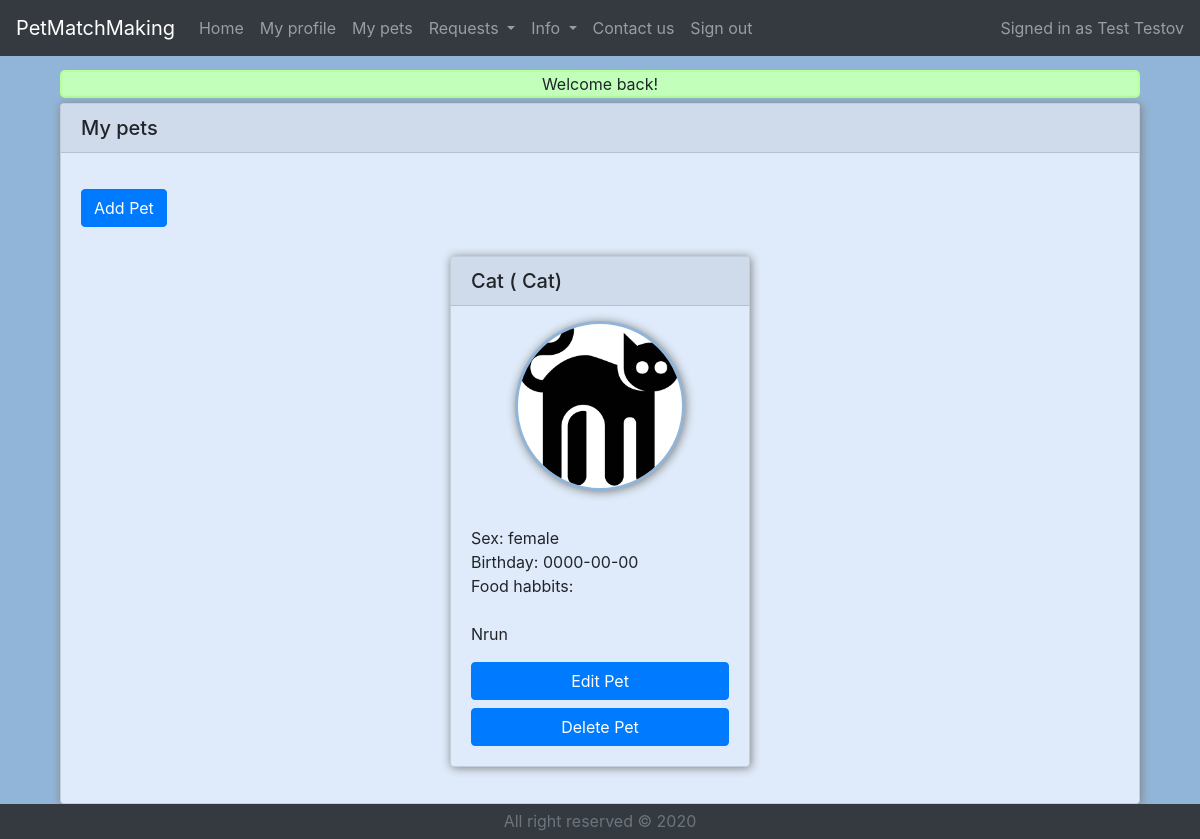
The page /main.php?myPets (signed in) on the database its author committed.
### tables this page shows
CREATE TABLE `users` (
  `userID` int(11) NOT NULL,
  `userEmail` varchar(64) NOT NULL,
  `userPassword` varchar(64) NOT NULL,
  `userFName` varchar(64) NOT NULL,
  `userLName` varchar(64) NOT NULL,
  `userPhone` varchar(64) NOT NULL,
  `userBirthday` date NOT NULL,
  `userAbout` text NOT NULL,
  `userRegisterTime` datetime NOT NULL,
  `userStatus` varchar(64) NOT NULL
);

CREATE TABLE `pets` (
  `petID` int(11) NOT NULL,
  `userID` int(11) NOT NULL,
  `petName` varchar(64) NOT NULL,
  `petType` varchar(64) NOT NULL,
  `petBirthday` date NOT NULL,
  `petSex` varchar(64) NOT NULL,
  `petFood` text NOT NULL,
  `petTemper` text NOT NULL,
  `petAbout` text NOT NULL,
  `petStatus` int(11) NOT NULL,
  `petRegisterTime` datetime NOT NULL
);

### classes/dbClass.php (called while the page is built, shortened)
<?php
require_once "User.php";
class dbClass
{
    private $host;
    private $db;
    private $charset;
    private $user;
    private $pass;
    private $opt = array(
        PDO::ATTR_ERRMODE => PDO::ERRMODE_EXCEPTION,
        PDO::ATTR_DEFAULT_FETCH_MODE => PDO::FETCH_ASSOC
    );
    private $connection;
    public function __construct(string $host = "localhost", string $db = "petmatchdb", string $charset = "utf8", string $user = "root", string $pass = "")
    {
        $this->host = $host;
        $this->db = $db;
        $this->charset = $charset;
        $this->user = $user;
        $this->pass = $pass;
    }
    public function connect()
    {
        $dsn = "mysql:host=$this->host;dbname=$this->db;charset=$this->charset";
        $this->connection = new PDO($dsn, $this->user, $this->pass, $this->opt);
    }
    public function disconnect(){
        $this->connection = null;
    }
    public function getObjectsGeneral($table_name, $condition, $objectToFetch){
        $objArray = Array();
        $sql="SELECT * FROM `".$table_name."`".$condition;
        $result = $this->connection->query($sql);
        while ($row = $result->fetchObject($objectToFetch)){
            $objArray[] = $row;
        }
        return $objArray;
    }
    function xmlToString($htmlStr)
    {
        $xmlStr=str_replace('&lt;','<',$htmlStr);
        $xmlStr=str_replace('&gt;','>',$xmlStr);
        $xmlStr=str_replace('&quot;','"',$xmlStr);
        $xmlStr=str_replace("&#39;","'",$xmlStr);
        $xmlStr=str_replace('&amp;',"&",$xmlStr);
        return $xmlStr;
    }
    public function getPetImageLocation(Pet $p)
    {
        $location = "Images/Pets/";
        $filename = $p->getPetID().".JPG";
        if (!file_exists($location.$filename)){
            $location = "Images/Pets/General/";
            $filename = $p->getPetType().".png";
            $filename = preg_replace('/\s+/ ', '', $filename);
        }
        return $location.$filename;
    }
}

### classes/User.php (called while the page is built, shortened)
<?php
require_once "dbClass.php";
class User
{
    private $userFName;
    private $userLName;
    public function getUserFName()
    {
        $db = new dbClass();
        return $db->xmlToString($this->userFName);
    }
    public function getUserLName()
    {
        $db = new dbClass();
        return $db->xmlToString($this->userLName);
    }
}

### classes/dbClassPetsFunctions.php (called while the page is built, shortened)
<?php
require_once "dbClass.php";
require_once "Pet.php";
class dbClassPetsFunctions
{
    public function getPetsArrayByUserID($userID){
        $db = new dbClass();
        $petsArray = $db->getObjectsGeneral("pets", "WHERE userID='$userID'", "Pet");
        return $petsArray;
    }
}

### classes/Pet.php (called while the page is built, shortened)
<?php
class Pet
{
    private $petID;
    private $petName;
    private $petType;
    private $petBirthday;
    private $petSex;
    private $petAbout;
    public function getPetID()
    {
        return $this->petID;
    }
    public function getPetName()
    {
        return $this->petName;
    }
    public function getPetType()
    {
        return $this->petType;
    }
    public function getPetBirthday()
    {
        return $this->petBirthday;
    }
    public function getPetSex()
    {
        return $this->petSex;
    }
    public function getPetAbout()
    {
        return $this->petAbout;
    }
}

### myPets.php (the view, shortened to what this page needs)
<?php
require_once "classes/dbClass.php";
require_once "classes/dbClassPetsFunctions.php";
require_once "classes/Pet.php";
$db = new dbClass();
$dbp = new dbClassPetsFunctions();
$myPetsArray = $dbp->getPetsArrayByUserID($_SESSION['user']);
    $mypetsstr="";
    $mypetsstr.="<div class='card' id='userProfileCard'>";
    $mypetsstr.="<h5 class='card-header'>My pets</h5>";
    $mypetsstr.="<div class='card-body'>";
    $mypetsstr.="<p class='card-text'>";
    $mypetsstr.="<form action='myPets.php' method=post>";
    $mypetsstr.="<button type='submit' class='btn btn-primary' name='addpet'>Add Pet</button>";
    $mypetsstr.="</form><br>";
if ($myPetsArray == null)
    $mypetsstr.="It's a little empty here! Add your pets and get some request.";
else
{
    $mypetsstr.="<div class='card-deck'>";
    echo $mypetsstr;
    foreach ($myPetsArray as $k)
    {
        $petstr="";
        $petstr.="<div id='petCard' class='card  mx-auto'>";
        $petstr.="<h5 class='card-header'>".$k->getPetName()."  ( ".$k->getPetType().")</h5>";
        $petstr.="<div class='pet-img-in-mypets'>";
        $image_str = "'background-image:url(".$db->getPetImageLocation($k).")';";
        $petstr.="<div class='pet-img' style=$image_str></div>";
        $petstr.="</div>";
        $petstr.="<div class='card-body'>";
        $petstr.="<p class='card-text'>";
        $petstr.="Sex: ".$k->getPetSex()."<br>";
        $petstr.="Birthday: ".$k->getPetBirthday()."<br>";
        $petstr.="Food habbits: ".$k->getPetFood()."<br><br>";
        $petstr.=$k->getPetAbout();
        $petstr.="</p>";
        $petstr.="<form action='myPets.php' method=post>";
        $petstr.="<button type='submit' class='btn btn-group-sm btn-primary btn-block' name='"."edit".$k->getPetID()."'>Edit Pet</button>";
        $petstr.="<button type='submit' class='btn btn-group-sm btn-primary btn-block' name='"."delete".$k->getPetID()."'>Delete Pet</button>";
        $petstr.="</form>";
        $petstr.="</div>";
        $petstr.="</div>";
        echo $petstr;
    }
    $mypetsstr="</div>";
    $mypetsstr.="</p></div>";
}
$mypetsstr.="</div></div>";
echo $mypetsstr;

### headerUser.php (shortened to what this page needs)
<header>
    <div class="fixed-top">
        <nav class="navbar navbar-expand-lg navbar-dark bg-dark">
            <div class="navbar-brand" href="#">PetMatchMaking</div>
            <div class="collapse navbar-collapse" id="navbarNavDropdown">
                <ul class="navbar-nav mr-auto">
                    <li class="nav-item">
                        <a class="nav-link" href="main.php">Home</a>
                    </li>
                    <li class="nav-item">
                        <a class="nav-link" href="?myProfile">My profile</a>
                    </li>
                    <li class="nav-item">
                        <a class="nav-link" href="?myPets">My pets</a>
                    </li>
                    <li class="nav-item dropdown">
                        <a class="nav-link dropdown-toggle" href="#" id="navbarDropdownMenuLink" data-toggle="dropdown" aria-haspopup="true" aria-expanded="false">
                            Requests
                        </a>
                    </li>
                    <li class="nav-item dropdown">
                        <a class="nav-link dropdown-toggle" href="#" id="navbarDropdownMenuLink" data-toggle="dropdown" aria-haspopup="true" aria-expanded="false">
                            Info
                        </a>
                    </li>
                    <?php
                    require_once "classes/dbClass.php";
                    require_once "classes/User.php";
                    $db = new dbClass();
                    $signedInUser = $db->getObjectsGeneral("users", "WHERE `userID`='".$_SESSION['user']."'", "User")[0];
                    ?>
                    <li class="nav-item">
                        <a class="nav-link" href="?contactUs">Contact us</a>
                    </li>
                    <li class="nav-item">
                        <a class="nav-link" href="?signOut">Sign out</a>
                    </li>
                </ul>
                <span class="navbar-text">
                  <?php
                  if (isset($_SESSION['user']))
                      echo "Signed in as ".$signedInUser->getUserFName()." ".$signedInUser->getUserLName();
                  else
                      echo "Not signed in";
                  ?>
                </span>
            </div>
        </nav>
    </div>
</header>

### styles/myCss.css (style rules this page uses)
html { position: relative; min-height: 100%; }
body { background-color: #91B5D8; margin-bottom: 35px; padding-top: 70px; }
.card { width: 95%; background-color: #dfebfa; margin: 5px; box-shadow: 1px 1px 10px grey; }
.card-header { background-color: #cfdbea; }
.pet-img { position: relative; float: left; width: 170px; height: 170px; background-color: white; background-position: 50% 50%; background-repeat: no-repeat; background-size: cover; border: 3px solid #91B5D8; border-radius: 50%; margin: 15px; box-shadow: 1px 1px 10px grey; text-align: center; }
.pet-img-in-mypets { margin-left: auto; margin-right: auto; }
#petCard { min-width: 300px; max-width: 300px; }
.card-deck { display: flex; margin-right: auto; margin-left: auto; }
#userProfileCard { width:90%; margin-left: auto; margin-right: auto; }

### rows shown on the page
users: userFName "Test", userLName "Testov"
pets: petName "Cat", petType "Cat", petSex "female", petBirthday "0000-00-00", petstr "Nrun"

### other values the page prints
$_SESSION['userMessage'] "Welcome back!"
